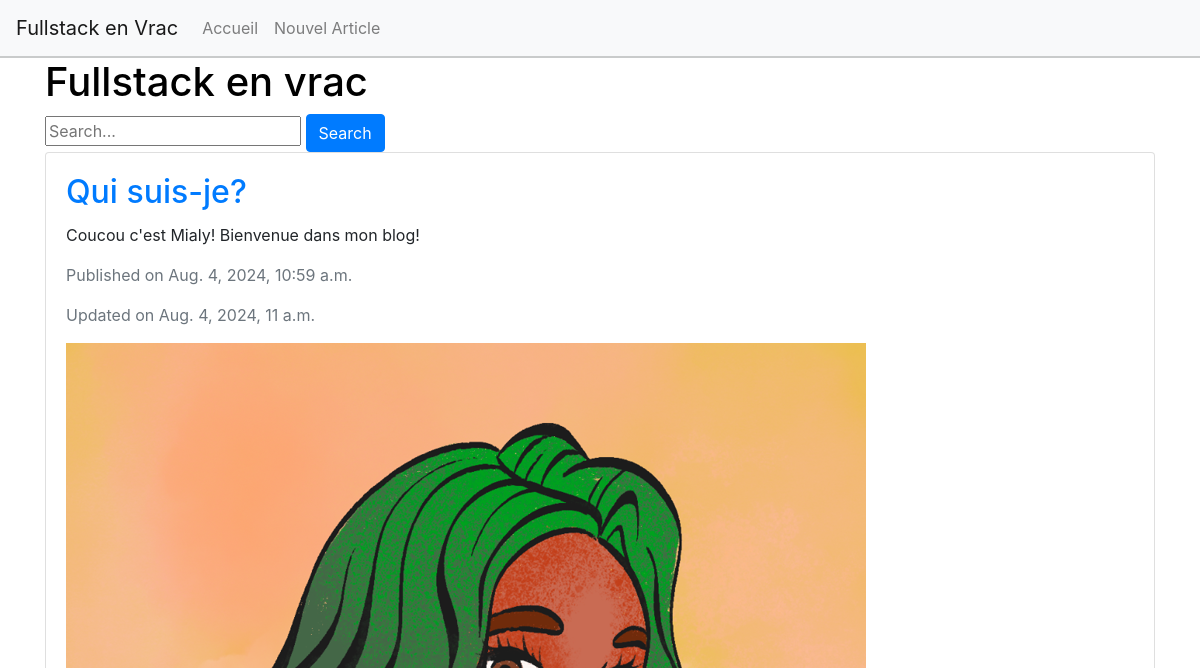
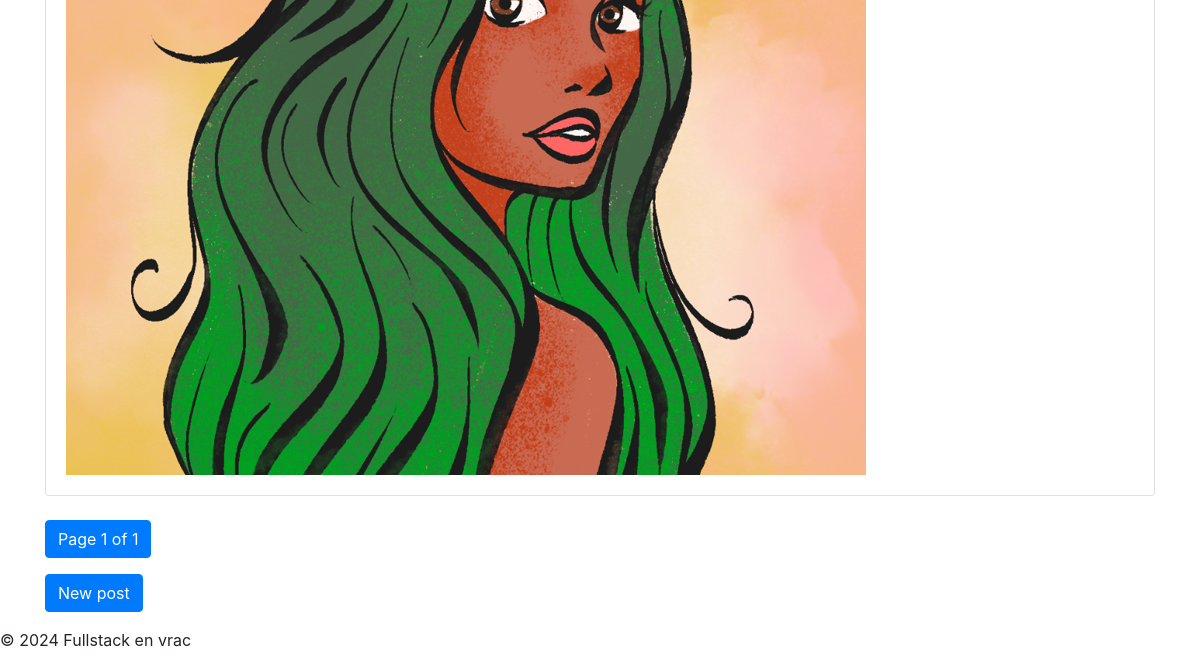
Before: / with the older database file (2 pictures, top to bottom).
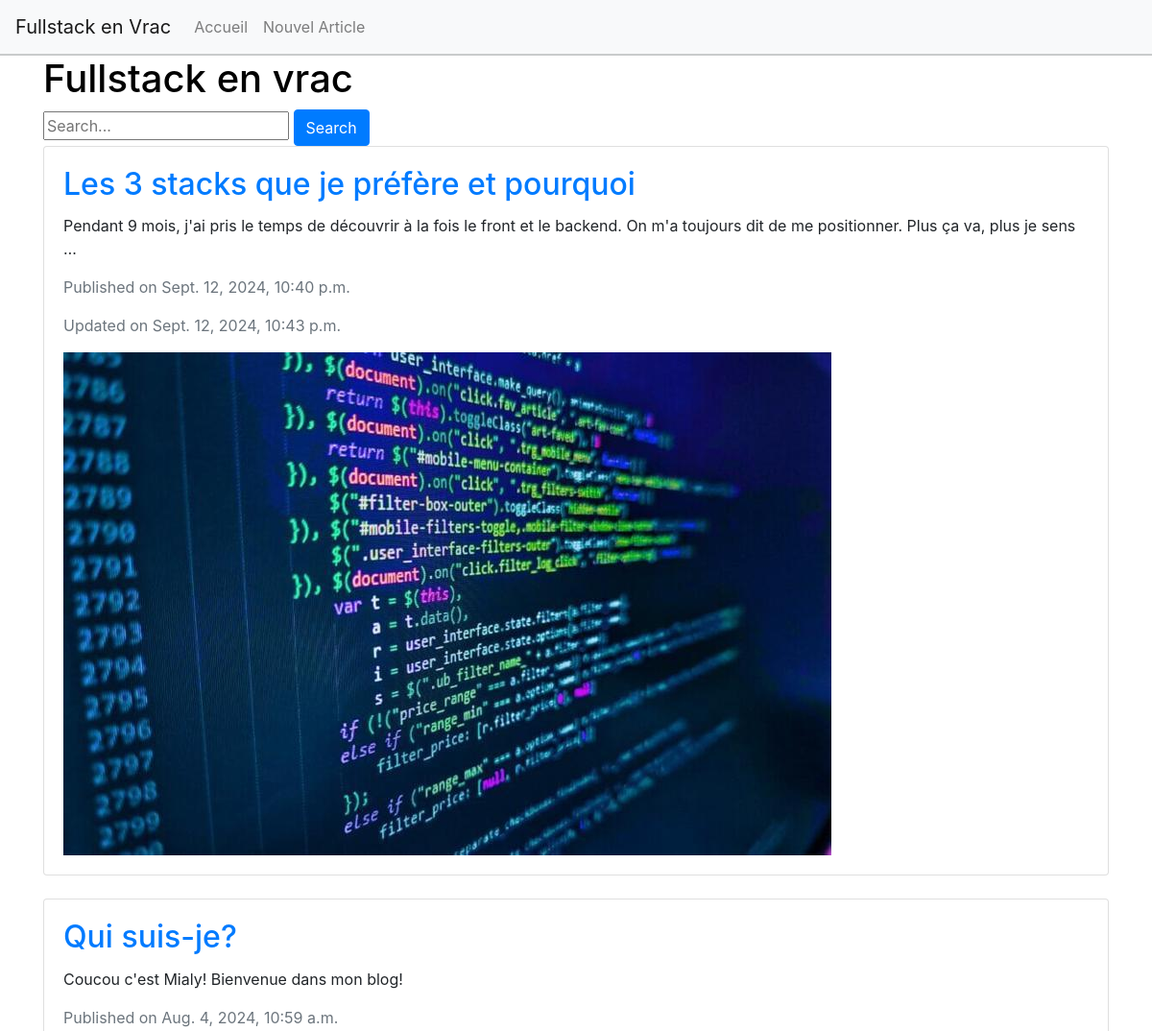
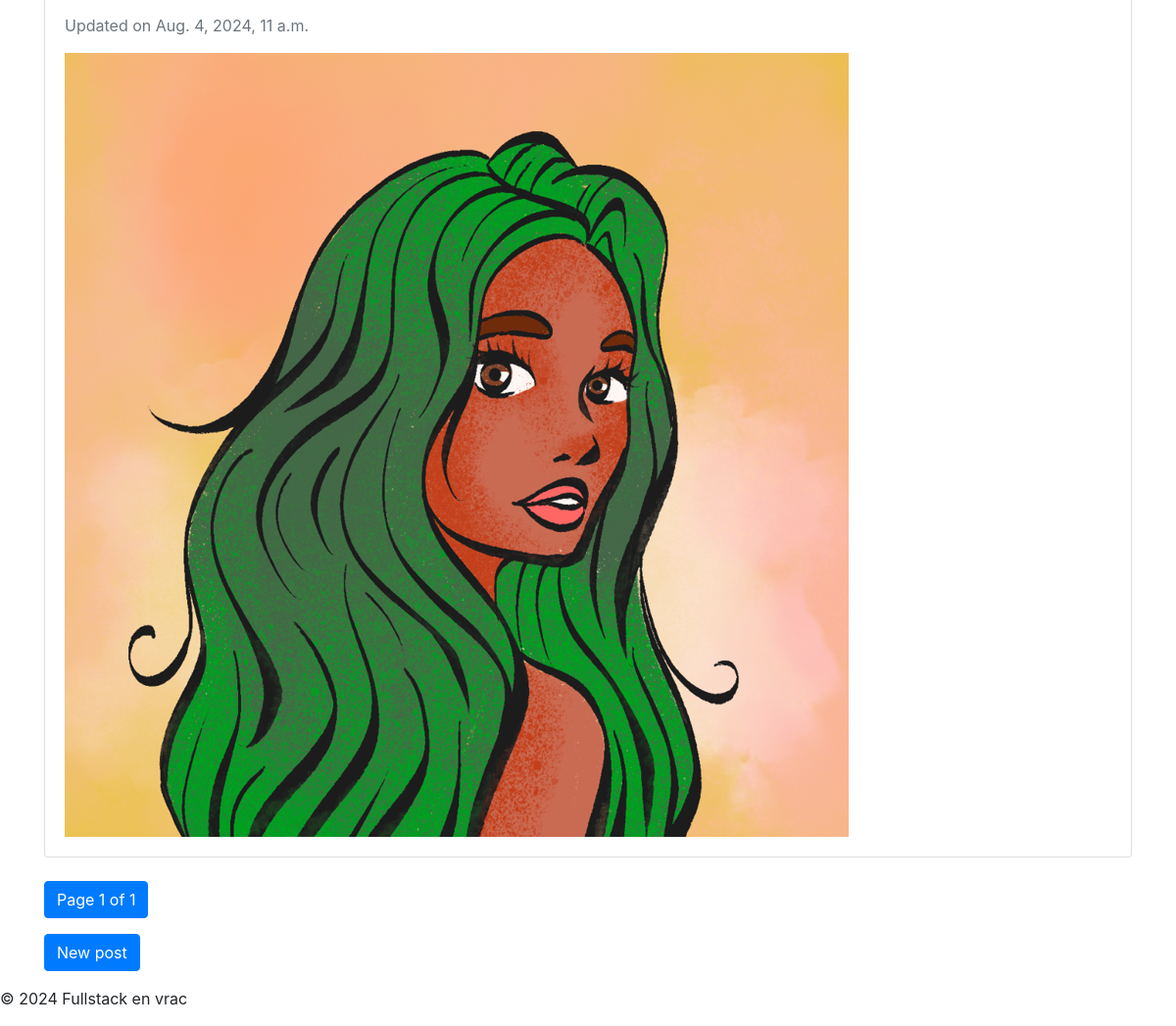
After: the same page with the newer database file (2 pictures, top to bottom).
### myblog/blog/models.py (models this page shows, shortened)
class Post(models.Model):
    title = models.CharField(max_length=200, db_index=True)
    content = models.TextField()
    created_at = models.DateTimeField(default=timezone.now)
    updated_at = models.DateTimeField(auto_now=True)
    categories = models.ManyToManyField(Category, related_name='posts')
    tags = models.ManyToManyField(Tag, related_name='posts')
    image = models.ImageField(upload_to= 'images/', blank=True, null=True)
    file = models.FileField(upload_to='files/', blank=True, null=True)

### myblog/blog/views.py (the view)
# urls.py: path('', views.post_list, name='post_list'),
def post_list(request):
    post_list = Post.objects.all().order_by('-created_at')  # Order posts by date
    paginator = Paginator(post_list, 10)  # Show 10 posts per page.
    page_number = request.GET.get('page')
    page_obj = paginator.get_page(page_number)
    return render(request, 'blog/post_list.html', {'page_obj': page_obj})

### myblog/blog/templates/blog/post_list.html (shortened to what this page needs)
{% extends "blog/base.html" %}
{% block content %}
<h1>Fullstack en vrac</h1>
<form method="GET" action="{% url 'search' %}">
    <input type="text" name="q" placeholder="Search..." value="{{ request.GET.q }}">
    <button type="submit" class="btn btn-primary">Search</button>
</form>
{% for post in page_obj %}
<div class="card mb-4">
    <div class="card-body">
        <h2 class="card-title"><a href="{% url 'post_detail' pk=post.pk %}">{{ post.title }}</a></h2>
        <p class="card-text">{{ post.content|truncatewords:30 }}</p>
        <p class="text-muted">Published on {{ post.created_at }}</p>
        <p class="text-muted">Updated on {{ post.updated_at }}</p>
        {% if post.image %}
        <img src="{{ post.image.url }}" alt="{{ post.title }}">
        {% endif %}
    </div>
</div>
{% endfor %}
<div class="pagination">
    <nav>
        <ul class="pagination">
            <li class="page-item active">
                <span class="page-link">Page {{ page_obj.number }} of {{ page_obj.paginator.num_pages }}</span>
            </li>
        </ul>
    </nav>
</div>
<a class="btn btn-primary" href="{% url 'post_new' %}">New post</a>
{% endblock %}

### myblog/blog/templates/blog/base.html (shortened to what this page needs)
<!DOCTYPE html>
<html>
<head>
    {% load static %}
    <link rel="stylesheet" type="text/css" href="{% static 'css/styles.css' %}">
    <link href="https://stackpath.bootstrapcdn.com/bootstrap/4.5.2/css/bootstrap.min.css" rel="stylesheet">
</head>
<body>
    <nav class="navbar navbar-expand-lg navbar-light bg-light">
        <a class="navbar-brand" href="{% url 'post_list' %}">Fullstack en Vrac</a>
        <div class="collapse navbar-collapse">
            <ul class="navbar-nav mr-auto">
                <li class="nav-item"><a class="nav-link" href="{% url 'post_list' %}">Accueil</a></li>
                <li class="nav-item"><a class="nav-link" href="{% url 'post_new' %}">Nouvel Article</a></li>
            </ul>
        </div>
    </nav>
    <div class="container">
        {% block content %}
        {% endblock %}
    </div>
    {% load cache %}
    <footer>
        <p>&copy; 2024 Fullstack en vrac</p>
    </footer>
</body>
</html>

### myblog/blog/static/css/styles.css (style rules this page uses)
body { font-family: 'Courier New', Courier, monospace; background-color: #bb92cd; color: black }
h1, h2, h3 { color: #000000; }
.navbar { background-color: #333; border-bottom: 2px solid #c9cbcb; }

Changed rows visible on the page:
added Post: title "Les 3 stacks que je préfère et pourquoi", content "Pendant 9 mois, j'ai pris le temps de découvrir à la fois le front et le backend. On m'a toujours dit de me positionner. Plus ça va, plus je sens …", created_at "Sept. 12, 2024, 10:40 p.m.", updated_at "Sept. 12, 2024, 10:43 p.m.", image (picture)
